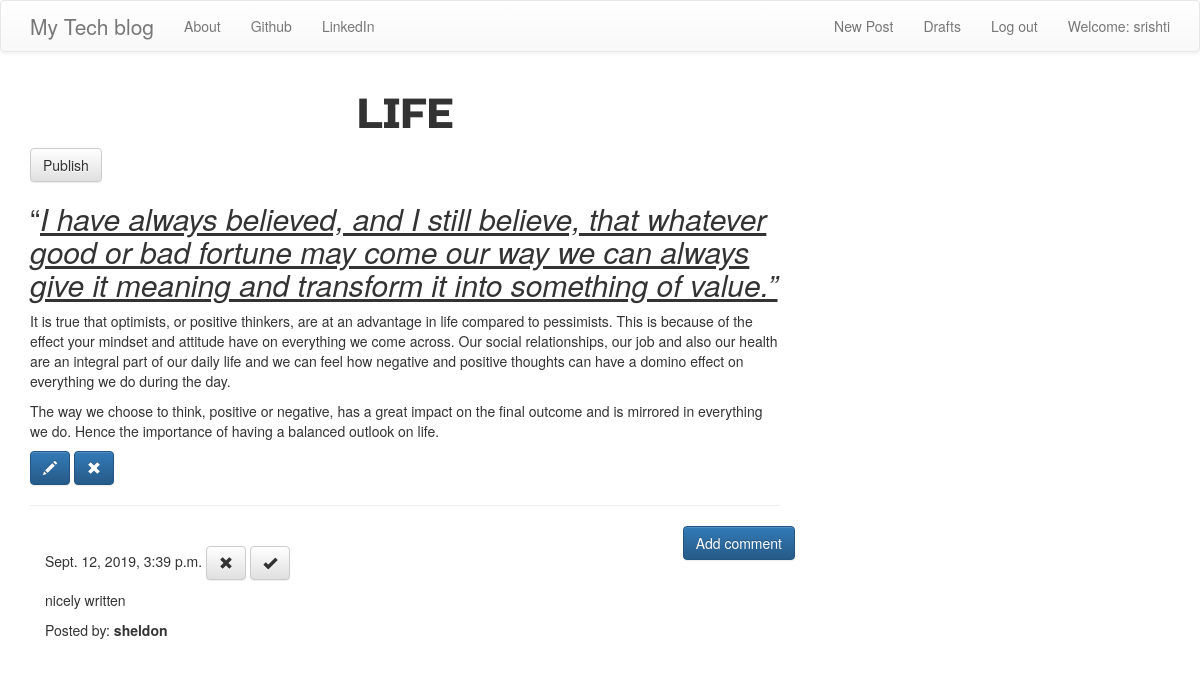
The app's page /post/1 (signed in) with its own data.
### blog/models.py (models this page shows)
class Post(models.Model):
    author = models.ForeignKey('auth.User',on_delete=models.CASCADE,)
    title= models.CharField(max_length=200)
    text= models.TextField()
    create_date=models.DateTimeField(default=timezone.now())
    published_date=models.DateTimeField(blank=True,null=True)

class Comment(models.Model):
    post=models.ForeignKey('blog.Post',related_name='comments',on_delete=models.CASCADE,)
    author=models.CharField(max_length=200)
    text= models.TextField()
    create_date=models.DateTimeField(default=timezone.now())
    approved_comment= models.BooleanField(default=False)

### blog/views.py (the view)
# urls.py: re_path(r'^post/(?P<pk>\d+)$', views.PostDetailView.as_view(), name='post_detail'),
class PostDetailView(DetailView):
    model = Post

### blog/templates/blog/post_detail.html
{% extends 'blog/base.html' %}
{% block content %}
        <h1 class='posttitle loader'>{{ post.title }}</h1>
        {% if post.published_date %}
            <div class="date postdate">
                {{ post.published_date }}
            </div>
        {% else %}
            <a class="btn btn-default" href="{% url 'post_publish' pk=post.pk %}">Publish</a>
        {% endif %}
      <p class='postcontent' >{{ post.text|safe|linebreaksbr }}</p>
      {% if user.is_authenticated %}
          <a class="btn btn-primary" href="{% url 'post_edit' pk=post.pk %}"><span class="glyphicon glyphicon-pencil"></span></a>
          <a class="btn btn-primary" href="{% url 'post_remove' pk=post.pk %}"><span class="glyphicon glyphicon-remove"></span></a>
      {% endif %}
  <hr>
  <a class="btn btn-primary btn-comment" href="{% url 'add_comment_to_post' pk=post.pk %}">Add comment</a>
  <div class="container">
  {% for comment in post.comments.all %}
  <br>
      {% if user.is_authenticated or comment.approved_comment %}
              {{ comment.create_date }}
              {% if not comment.approved_comment %}
                  <a class="btn btn-default" href="{% url 'comment_remove' pk=comment.pk %}"><span class="glyphicon glyphicon-remove"></span></a>
                  <a class="btn btn-default" href="{% url 'comment_approve' pk=comment.pk %}"><span class="glyphicon glyphicon-ok"></span></a>
              {% endif %}
          <p>{{ comment.text|safe|linebreaks }}</p>
          <p>Posted by: <strong>{{ comment.author }}</strong></p>
      {% endif %}
  {% empty %}
      <p>No comments posted.</p>
  {% endfor %}
</div>
{% endblock %}

### blog/templates/blog/base.html (shortened to what this page needs)
<!DOCTYPE html>
{% load staticfiles %}
<html>
    <head>
        <link rel="stylesheet" href="https://maxcdn.bootstrapcdn.com/bootstrap/3.3.7/css/bootstrap.min.css">
        <link rel="stylesheet" href="https://maxcdn.bootstrapcdn.com/bootstrap/3.3.7/css/bootstrap-theme.min.css">
        <link rel="stylesheet" href="//cdn.jsdelivr.net/medium-editor/latest/css/medium-editor.min.css" type="text/css" media="screen" charset="utf-8">
        <link rel="stylesheet" href="{% static 'css/blog.css' %}">
<body class='loader'>
  <nav class="navbar navbar-default techfont custom-navbar">
    <div class="container">
      <ul class="nav navbar-nav">
        <li><a class='navbar-brand bigbrand' href="{% url 'post_list' %}">My Tech blog</a></li>
        <li><a href="{% url 'about'%}">About</a></li>
        <li><a href="https://www.github.com">Github</a></li>
        <li><a href="https://www.linkedin.com">LinkedIn</a></li>
      </ul>
      <ul class="nav navbar-nav navbar-right">
        {% if user.is_authenticated %}
        <li>
          <a href="{% url 'post_new' %}" >New Post</a>
        </li>
        <li>
          <a href="{% url 'post_draft_list' %}">Drafts</a>
        </li>
        <li>
          <a href="{% url 'logout' %}" >Log out</a>
        </li>
        <li>
          <a >Welcome: {{ user.username }}</a>
        </li>
          {% else %}
          <li><a class='nav navbar-right' href="{% url 'login' %}" ><span class="glyphicon glyphicon-user"></span></a></li>
        {% endif %}
      </ul>
  </div>
</nav>
        <div class="content container">
            <div class="row">
                <div class="col-md-8">
                  <div class="blog_posts">
                    {% block content %}
                    {% endblock %}
                  </div>
                </div>
            </div>
        </div>
</body>
</html>

### blog/static/css/blog.css (style rules this page uses)
.posttitle { font-family: 'Russo One', sans-serif; font-size: 3em; text-align: center; }
.postcontent { font-family: 'Montserrat'; font-size: 1.5em; }
.btn-comment { position: absolute; right: 0px; }
.bigbrand { font-size: 1.5em; }
.loader { filter:hue-rotate(0deg); color: linear-gradient(45deg,#0f8,#08f); animation:hue 5000ms infinite linear; }

### records on screen
Post: title "LIFE", text "“ I have always believed, and I still believe, that whatever good or bad fortune may come our way we can always give it meaning and transform it into something of value.” It is true that optimists, or positive thinkers, are at an advantage in life compared to pessimists. This is because of the effect your mindset and attitude have on everything we come across. Our social relationships, our job and also our health are an integral part of our daily life and we can feel how negative and positive thoughts can have a domino effect on everything we do during the day. The way we choose to think, positive or negative, has a great impact on the final outcome and is mirrored in everything we do.…"
Comment: create_date "Sept. 12, 2019, 3:39 p.m.", approved_comment False (drawn), text "nicely written", author "sheldon"

### other values on screen
{{ user.username }} "srishti"
